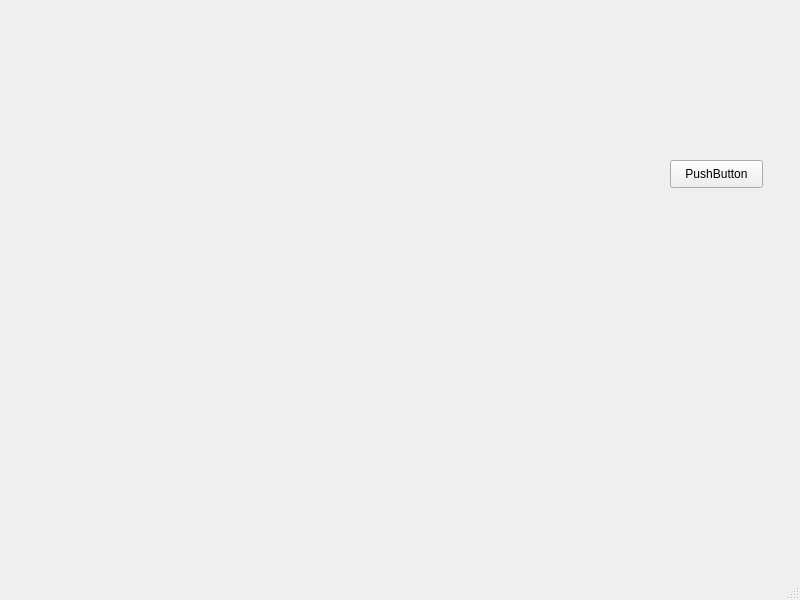
<?xml version="1.0" encoding="UTF-8"?>
<ui version="4.0">
 <class>MainWindow</class>
 <widget class="QMainWindow" name="MainWindow">
  <property name="geometry">
   <rect>
    <x>0</x>
    <y>0</y>
    <width>800</width>
    <height>600</height>
   </rect>
  </property>
  <property name="windowTitle">
   <string>MainWindow</string>
  </property>
  <widget class="QWidget" name="centralwidget">
   <widget class="QWidget" name="widget" native="true">
    <property name="geometry">
     <rect>
      <x>50</x>
      <y>30</y>
      <width>581</width>
      <height>491</height>
     </rect>
    </property>
    <layout class="QFormLayout" name="formLayout">
     <item row="0" column="0">
      <layout class="QFormLayout" name="formLayout_2"/>
     </item>
    </layout>
   </widget>
   <widget class="QPushButton" name="pushButton">
    <property name="geometry">
     <rect>
      <x>670</x>
      <y>160</y>
      <width>93</width>
      <height>28</height>
     </rect>
    </property>
    <property name="text">
     <string>PushButton</string>
    </property>
   </widget>
  </widget>
  <widget class="QMenuBar" name="menubar">
   <property name="geometry">
    <rect>
     <x>0</x>
     <y>0</y>
     <width>800</width>
     <height>26</height>
    </rect>
   </property>
  </widget>
  <widget class="QStatusBar" name="statusbar"/>
 </widget>
 <resources/>
 <connections/>
</ui>
